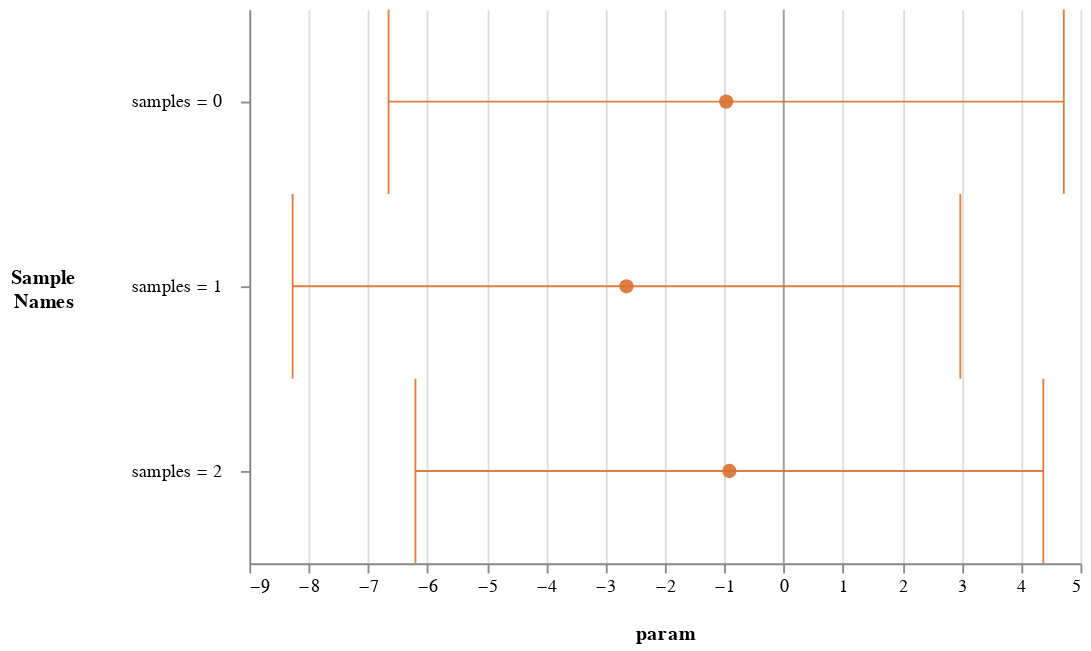

Source (notebook cell):
### Code cell
mark_plot(
    data=df, 
    x='param', 
    y='sample_name',
    lower_upper=['lower', 'upper'],
    ebars=True,
    eticks=True,
    vertical=False,
    y_title=['Sample', 'Names'],
    vertical_line=0,
    configure_axisY={'domain': True, 'ticks': True},
    configure_axisX={'grid': True},
    configure_vertical_line={'strokeDash': [0, 0]}
)

### Figure 1 — Vega-Lite specification as saved in the notebook (floating-point values rounded to 4 significant figures)
{"config": {"view": {"continuousWidth": 400, "continuousHeight": 300, "strokeWidth": 0}, "axis": {}, "axisX": {"grid": true, "labelAngle": 0, "labelSeparation": 1, "titlePadding": 15}, "axisY": {"domain": true, "labelAngle": 0, "labelPadding": 10, "ticks": true, "titleAngle": 0, "titlePadding": 35}, "header": {}, "title": {"fontSize": 16, "offset": 15, "subtitleFontSize": 13, "subtitlePadding": 7}}, "concat": [{"layer": [{"layer": [{"data": {"name": "data-d412046884814654f26afb2f05f8d956"}, "mark": {"type": "point", "filled": true, "size": 60}, "encoding": {"color": {"value": "#DA722E"}, "opacity": {"value": 0.9}, "shape": {}, "size": {}, "tooltip": [], "x": {"field": "param", "title": "param", "type": "quantitative"}, "y": {"field": "sample_name", "sort": null, "title": ["Sample", "Names"], "type": "nominal"}}, "height": 300, "selection": {"selector007": {"type": "interval", "bind": "scales", "encodings": ["x", "y"]}}, "title": {"text": "", "subtitle": ""}, "width": 450}, {"data": {"name": "data-9c00aa9dc2b1c1a0b4bf9b34ead12925"}, "mark": {"type": "rule", "opacity": 0.3, "strokeDash": [0, 0]}, "encoding": {"x": {"field": "x", "type": "quantitative"}}}]}, {"data": {"name": "data-d412046884814654f26afb2f05f8d956"}, "mark": "rule", "encoding": {"color": {"value": "#DA722E"}, "opacity": {"value": 0.9}, "x": {"field": "lower", "type": "quantitative"}, "x2": {"field": "upper"}, "y": {"field": "sample_name", "sort": null, "title": ["Sample", "Names"], "type": "nominal"}}, "height": 300, "title": {"text": "", "subtitle": ""}, "width": 450}, {"data": {"name": "data-d412046884814654f26afb2f05f8d956"}, "mark": {"type": "tick", "orient": "vertical"}, "encoding": {"color": {"value": "#DA722E"}, "opacity": {"value": 0.9}, "x": {"field": "lower", "type": "quantitative"}, "y": {"field": "sample_name", "sort": null, "title": ["Sample", "Names"], "type": "nominal"}}, "height": 300, "title": {"text": "", "subtitle": ""}, "width": 450}, {"data": {"name": "data-d412046884814654f26afb2f05f8d956"}, "mark": {"type": "tick", "orient": "vertical"}, "encoding": {"color": {"value": "#DA722E"}, "opacity": {"value": 0.9}, "x": {"field": "upper", "type": "quantitative"}, "y": {"field": "sample_name", "sort": null, "title": ["Sample", "Names"], "type": "nominal"}}, "height": 300, "title": {"text": "", "subtitle": ""}, "width": 450}], "resolve": {"scale": {"color": "independent", "shape": "independent", "strokeDash": "independent"}}}], "$schema": "https://vega.github.io/schema/vega-lite/v4.17.0.json", "datasets": {"data-d412046884814654f26afb2f05f8d956": [{"sample_name": "samples = 0", "stratum": 1, "cohort": "1904", "base_period": 1900, "time": 1901, "param": -0.9683, "std_error": 2.901, "lower": -6.655, "upper": 4.718, "zero_not_in_cband": null}, {"sample_name": "samples = 1", "stratum": 1, "cohort": "1904", "base_period": 1900, "time": 1901, "param": -2.647, "std_error": 2.869, "lower": -8.271, "upper": 2.976, "zero_not_in_cband": null}, {"sample_name": "samples = 2", "stratum": 1, "cohort": "1904", "base_period": 1900, "time": 1901, "param": -0.9143, "std_error": 2.698, "lower": -6.202, "upper": 4.374, "zero_not_in_cband": null}], "data-9c00aa9dc2b1c1a0b4bf9b34ead12925": [{"x": 0}]}}
